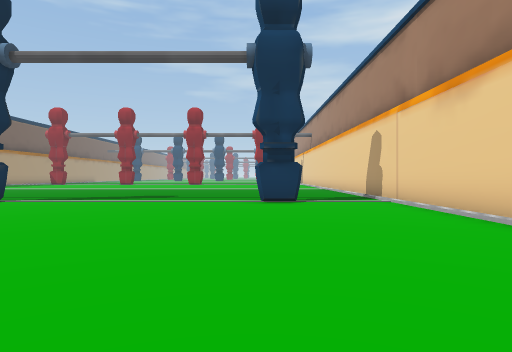
view 1 (above)

22 first-person views from a walk through a scene from a Unity 3-D project. The camera is 1.3 m above the floor, looks level and sees 75° across. The floor is counted in squares, 2 m on a side. Each view is taken from the middle of a square. On the plan, view 1 faces up. The plan holds only what a view shows up to about 10 squares ahead; the rest is blank. The place goes on beyond the plan. The player character is not drawn.

view 2
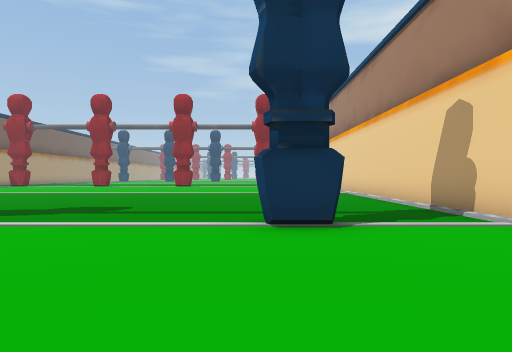

view 3
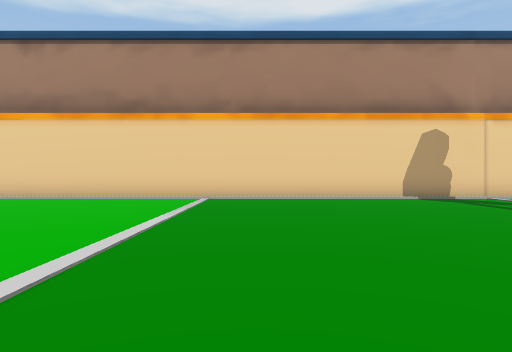

view 4
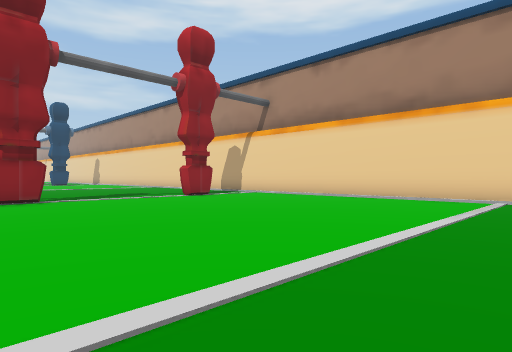

view 5
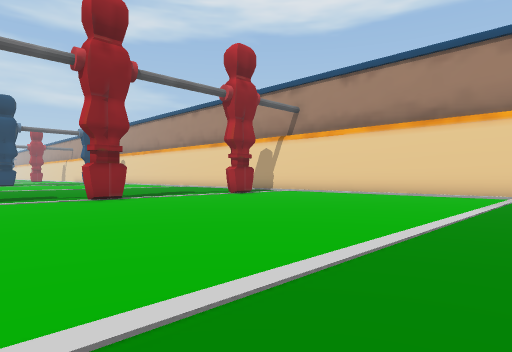

view 6
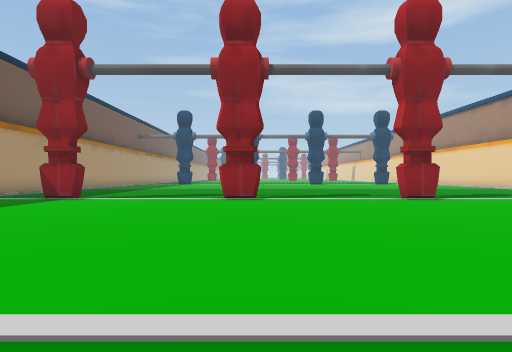

view 7
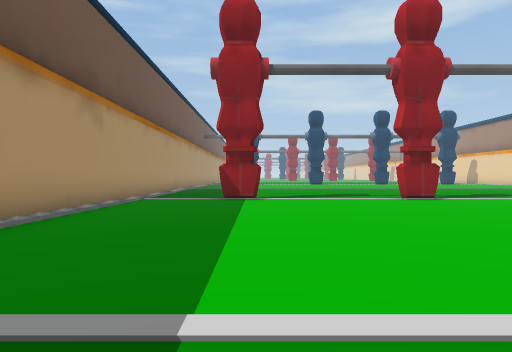

view 8
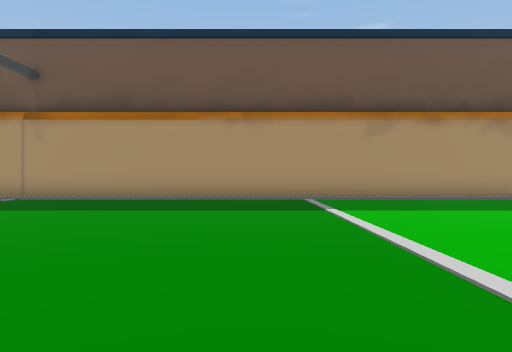

view 9
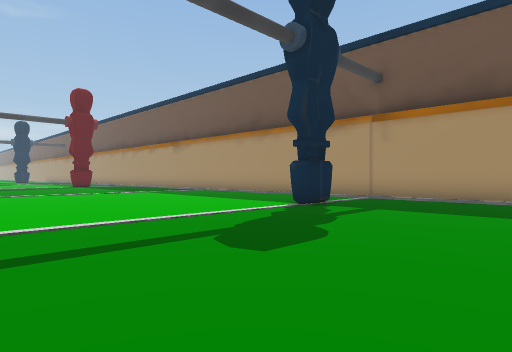

view 10
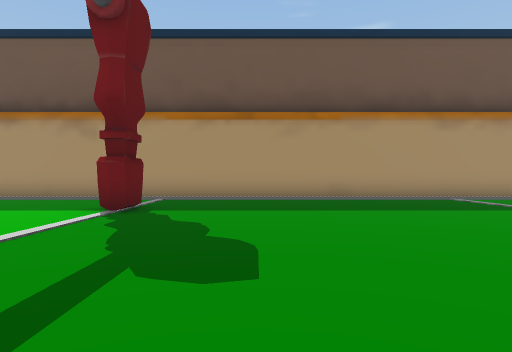

view 11
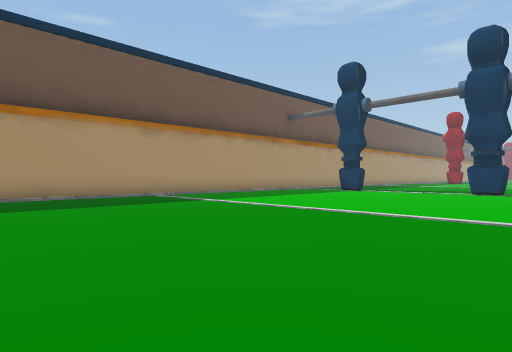

view 12
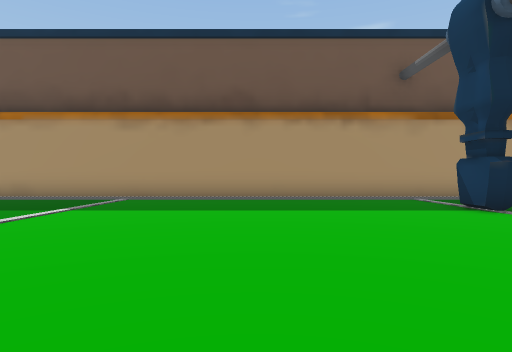

view 13
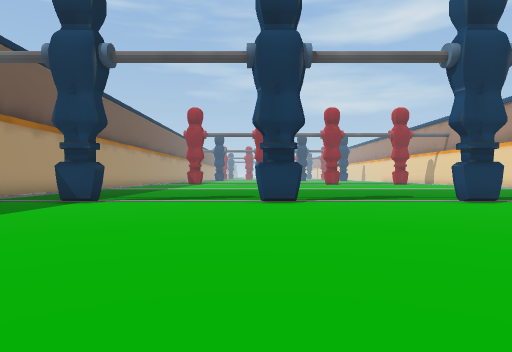

view 14
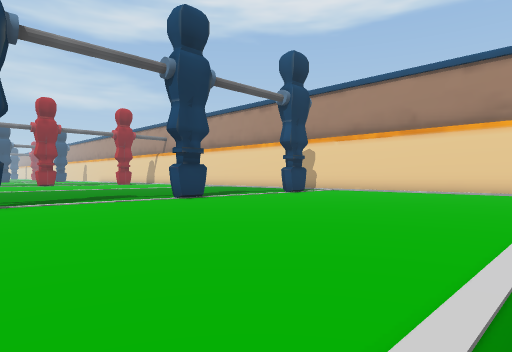

view 15
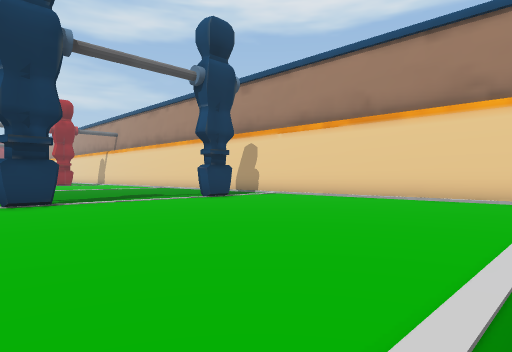

view 16
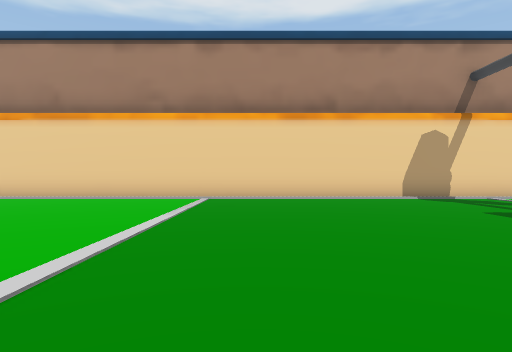

view 17
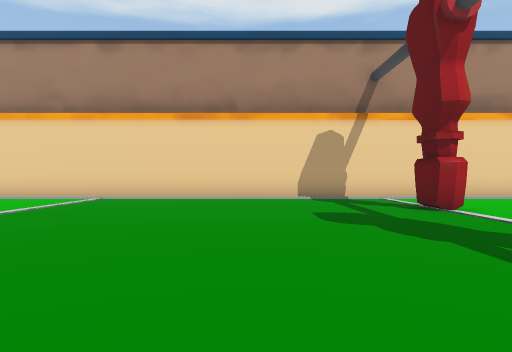

view 18
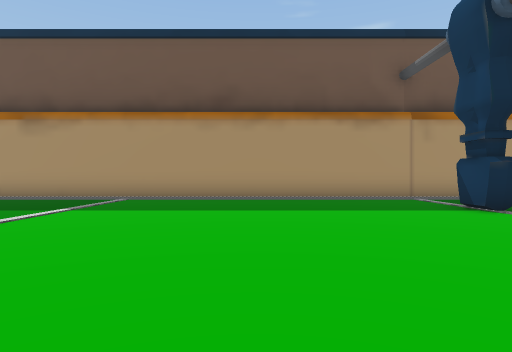

view 19
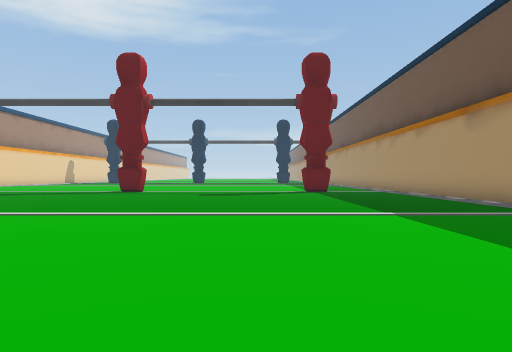

view 20
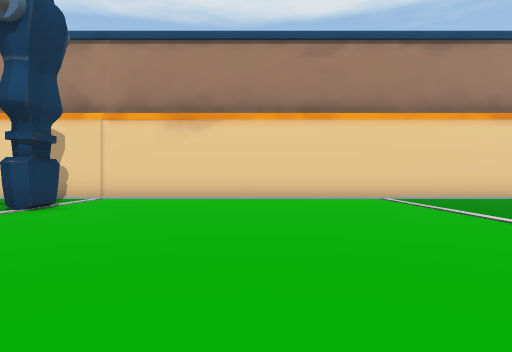

view 21
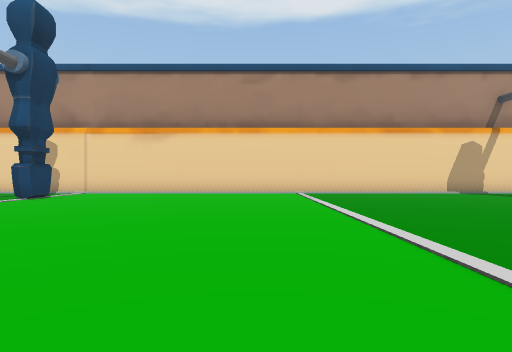

view 22
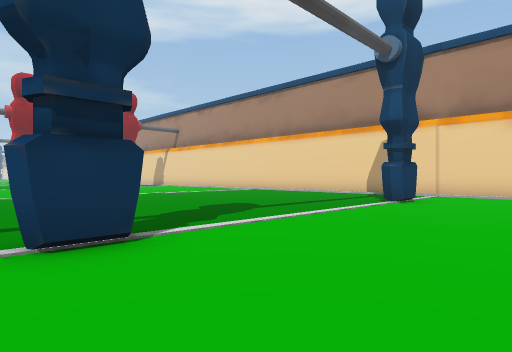

### Floor plan
Key: @ floor where view 1 was taken; # wall or solid block; . floor; / step, stairs or slope.
Columns run from 18 left of view 1 to 4 right of it. Each row starts with its distance up from view 1.
 42 #/. .............
 41 #/................
 40 #/.##...##...##...
 39 #/..................
 38 #/....................#
 37 #/....................#
 36 #/....................#
 35 #/....................#
 34 #/....................#
 33 #/....................#
 32 #/....................#
 31 #/....................#
 30 #/.......... .........#
 29 #/.......... .........#
 28 #/....................#
 27 #/....................#
 26 #/........  ..........#
 25 #/.......   ..........#
 24 #/.##...##...##...##..#
 23 #/....................#
 22 #/....................#
 21 #/....................#
 20 #/....................#
 19 #/....................#
 18 #/....................#
 17 #/....................#
 16 #/....................#
 15 #/....................#
 14 #/........ ...........#
 13 #/....................#
 12 #/....................#
 11 #/....................#
 10 #/....................#
  9 #/....................#
  8 #/.##......#......##..#
  7 #/....................#
  6 #/....................#
  5 #/....................#
  4 #/....................#
  3 #/....................#
  2 #/....................#
  1 #/....................#
  0 #/................@...#
 -1 #/....................#
 -2 #/....................#
 -3 #/............ ..... .#
 -4 #/............   ...

Positions as (right, up) in squares from view 1, and headings:
1: (0, 0), facing up
2: (0, 4), facing up
3: (-6, 15), facing right
4: (-6, 15), facing up-right
5: (-8, 15), facing up-right
6: (-9, 15), facing up
7: (-14, 15), facing up
8: (-8, 15), facing left
9: (-8, 13), facing down-left
10: (-8, 27), facing left
11: (-7, 27), facing up-left
12: (-8, 36), facing left
13: (-10, 32), facing up
14: (-10, 32), facing up-right
15: (-6, 32), facing up-right
16: (-6, 31), facing right
17: (-6, 28), facing right
18: (-8, 4), facing left
19: (-12, 6), facing down
20: (-6, 4), facing right
21: (-9, 2), facing right
22: (-8, 5), facing up-right
